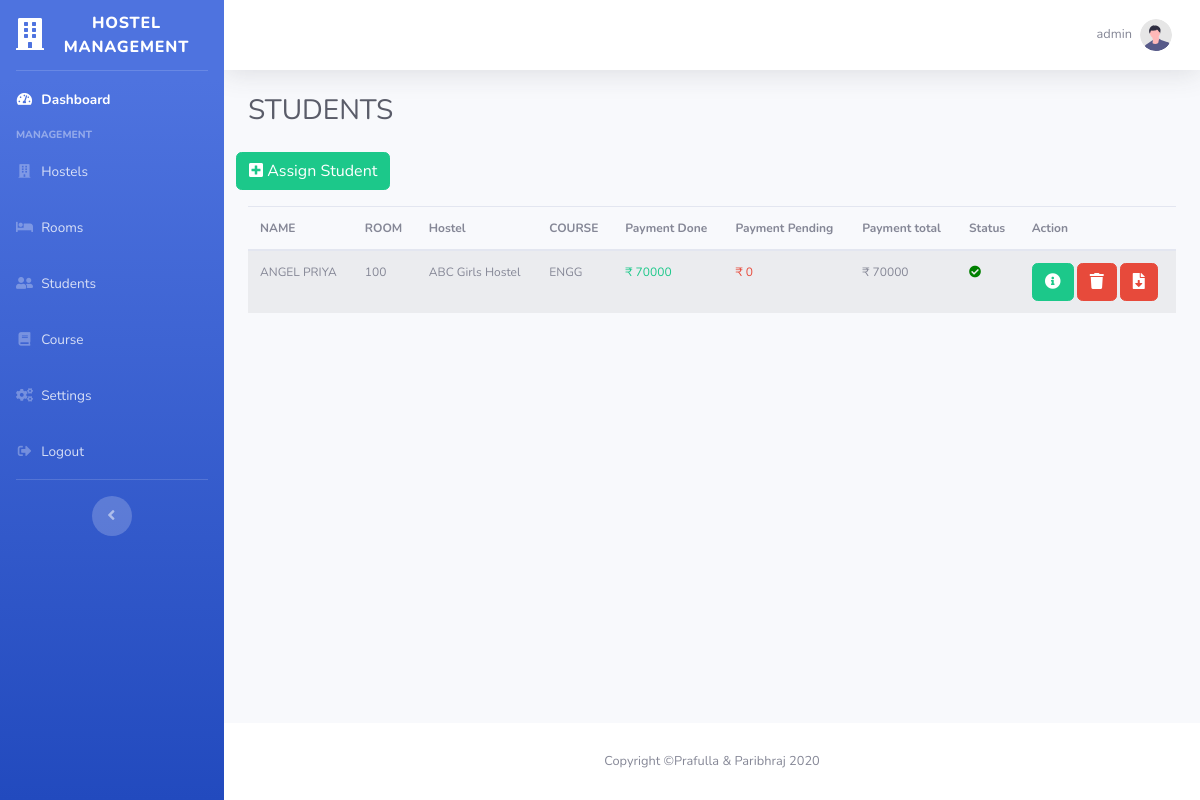
Before: /students.php (signed in) with the older database file.
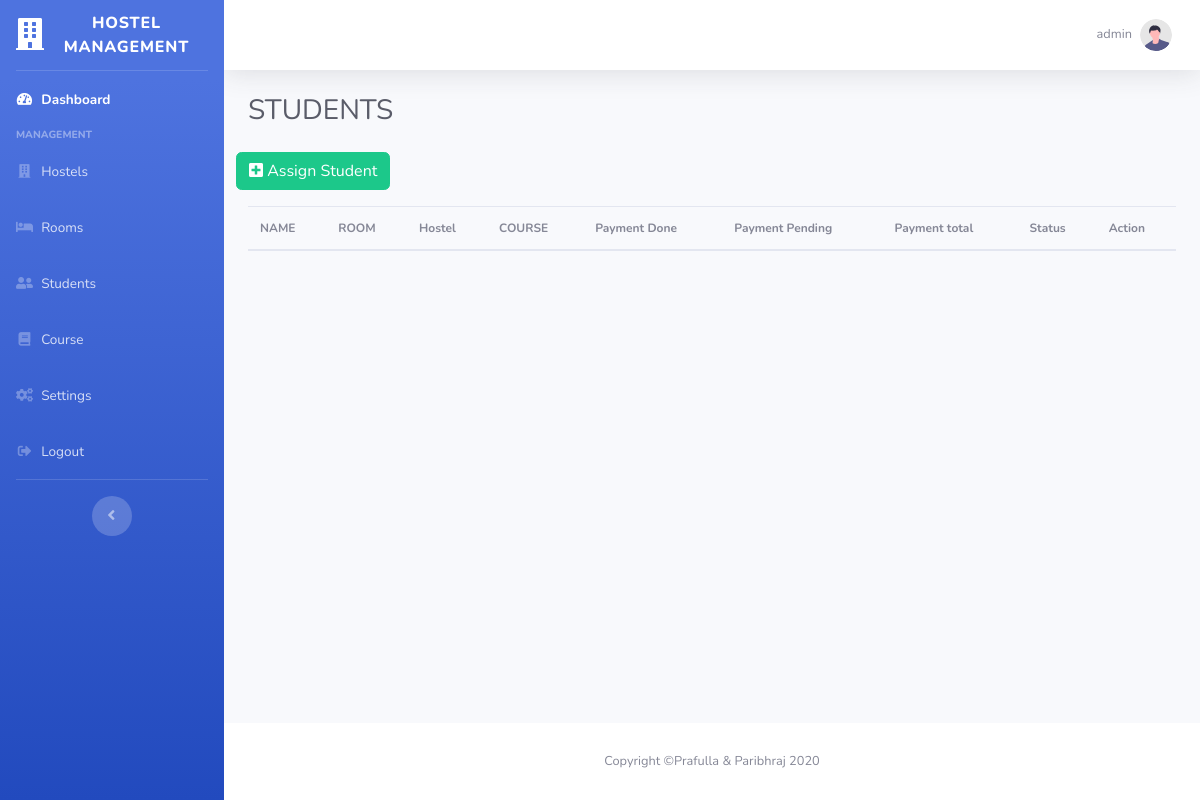
After: the same page with the newer database file.
### tables this page shows
CREATE TABLE `student` (
  `sid` int(11) NOT NULL,
  `sname` varchar(255) NOT NULL,
  `phn` int(11) NOT NULL,
  `lgname` varchar(255) NOT NULL,
  `fname` varchar(255) NOT NULL,
  `addrs` varchar(255) NOT NULL,
  `gender` varchar(255) NOT NULL,
  `course` varchar(255) NOT NULL,
  `roll` int(11) NOT NULL,
  `hname` varchar(255) NOT NULL,
  `RoomTyp` varchar(255) NOT NULL,
  `RoomNo` int(11) NOT NULL,
  `Bfrm` date NOT NULL,
  `Bto` varchar(255) NOT NULL,
  `bmonth` int(11) NOT NULL,
  `TotalPayment` int(11) NOT NULL,
  `Paymentdone` int(11) NOT NULL,
  `Currentpayment` int(11) NOT NULL,
  `Cpaydate` date DEFAULT NULL,
  `Cpaytime` varchar(255) NOT NULL,
  `image` varchar(255) NOT NULL
);

### students.php (the view, shortened to what this page needs)
<?php
include('include/header.php');
?>
<div class="container-fluid">
    <div class="d-sm-flex align-items-center justify-content-between mb-4">
        <h1 class="h3 mb-0 text-gray-800">STUDENTS</h1>
    </div>
    <div class="row mb-3">
            <a href="room.php"  class="btn btn-success">
                <i class="fas fa-plus-square"></i>
                Assign Student</a>
    </div>
        <table class="table table-striped myTable"  width="100%" cellspacing="0" style="font-size: 12px;" >
            <thead>
                <tr>
                    <th scope="col">NAME</th>
                    <th scope="col">ROOM</th>
                    <th scope="col">Hostel</th>
                    <th scope="col">COURSE</th>
                    <th scope="col">Payment Done</th>
                    <th scope="col">Payment Pending</th>
                    <th scope="col">Payment total</th>
                    <th scope="col">Status</th>
                    <th scope="col">Action</th>
                </tr>
            </thead>
            <tbody>
            <?php
            $sql = "SELECT * FROM `student`";
            $data = $conn->query($sql);
            while($row= $data->fetch_assoc()){
            $paymentpendin = $row["TotalPayment"]-$row["Paymentdone"];
            echo '
            <tr>
            <td>'.$row["sname"].'</td>
            <td>'.$row["RoomNo"].'</td>
            <td name="hname">'.$row["hname"].'</td>
            <td>'.$row["course"].'</td>
            <td class="text-success">₹ '.$row["Paymentdone"].'</td>
            <td class="text-danger">₹ '.$paymentpendin.'</td>
            <td>₹ '.$row["TotalPayment"].'</td>
            <td>';
            if($row["Paymentdone"] == $row["TotalPayment"])
            {
                echo '<i class="fas fa-check-circle" style=" color: green;"></i>';
            }else if($row["Paymentdone"] < $row["TotalPayment"])
            {
                echo '<i class="fas fa-clock" style=" color: red;"></i>';
            }
            echo '</td>';
            if($row["Paymentdone"] == $row["TotalPayment"]){
                echo '
                <td>
                        <form action="studentdetails.php" method="post" class="d-inline">
                        <input type="hidden" name="id" value='.$row["sid"].'>
                        <button class="btn btn-success" type="submit" name="view">
                        <i class="fas fa-info-circle "></i>
                        </button>
                        </form>
                        <form action="" method="post" class="d-inline">
                            <input type="hidden" name="id" value='.$row["sid"].'>
                            <button class="btn btn-danger" name="delete" type="submit">
                            <i class="fas fa-trash"></i>
                            </button>
                        </form>
                        <form action="invoice.php" method="post" class="d-inline">
                        <input type="hidden" name="id" value='.$row["sid"].'>
                        <button class="btn btn-danger" type="submit" name="bill">
                        <i class="fas fa-file-download "></i>
                        </button>
                        </form>
                    </td>
                </tr>
                ';
            }
        };
            ?>
            </tbody>
        </table>
</div>
<?php include('include/footer.php') ?>

### include/header.php (shortened to what this page needs)
<!DOCTYPE html>
<html lang="en">
<head>
    <link href="vendor/fontawesome-free/css/all.min.css" rel="stylesheet" type="text/css">
    <link href="vendor/datatables/dataTables.bootstrap4.min.css" rel="stylesheet">
    <link href="css/sb-admin-2.min.css" rel="stylesheet">
    <link href="css/custom.css" rel="stylesheet">
</head>
<body id="page-top">
    <div id="wrapper">
        <ul class="navbar-nav bg-gradient-primary sidebar sidebar-dark accordion" id="accordionSidebar">
            <a class="sidebar-brand d-flex align-items-center justify-content-center" href="dashboard.php">
                <div class="sidebar-brand-icon ">
                    <i class="fas fa-building"></i>
                </div>
                <div class="sidebar-brand-text mx-3">Hostel Management</div>
            </a>
            <hr class="sidebar-divider my-0">
            <li class="nav-item active">
                <a class="nav-link  <?php if(PAGE == 'dashboard') { echo 'active'; } ?>" href="dashboard.php">
                    <i class="fas fa-fw fa-tachometer-alt"></i>
                    <span>Dashboard</span></a>
            </li>
            <div class="sidebar-heading">
                Management
            </div>
            <li class="nav-item">
                <a class="nav-link  <?php if(PAGE == 'hostel') { echo 'active'; } ?>" href="hostel.php">
                    <i class="fas fa-fw fa-building"></i>
                    <span>Hostels</span></a>
            </li>
            <li class="nav-item">
                <a class="nav-link  <?php if(PAGE == 'room') { echo 'active'; } ?>" href="room.php">
                    <i class="fas fa-fw fa-bed"></i>
                    <span>Rooms</span></a>
            </li>
            <li class="nav-item">
                <a class="nav-link  <?php if(PAGE == 'student') { echo 'active'; } ?>" href="students.php">
                    <i class="fas fa-fw fa-user-friends"></i>
                    <span>Students</span></a>
            </li>
            <li class="nav-item">
                <a class="nav-link  <?php if(PAGE == 'course') { echo 'active'; } ?>" href="course.php">
                    <i class="fas fa-fw fa-book"></i>
                    <span>Course</span></a>
            </li>
            <li class="nav-item">
                <a class="nav-link  <?php if(PAGE == 'settings') { echo 'active'; } ?>" href="settings.php">
                    <i class="fas fa-fw fa-cogs"></i>
                    <span>Settings</span></a>
            </li>
            <li class="nav-item">
                <a class="nav-link  <?php if(PAGE == 'logout') { echo 'active'; } ?>" href="logout.php">
                    <i class="fas fa-fw fa-sign-out-alt"></i>
                    <span>Logout</span></a>
            </li>
            <hr class="sidebar-divider d-none d-md-block">
            <div class="text-center d-none d-md-inline">
                <button class="rounded-circle border-0" id="sidebarToggle"></button>
            </div>
        </ul>
        <div id="content-wrapper" class="d-flex flex-column">
            <div id="content">
                <nav class="navbar navbar-expand navbar-light bg-white topbar mb-4 static-top shadow">
                    <ul class="navbar-nav ml-auto">
                        <li class="nav-item dropdown no-arrow">
                            <a class="nav-link dropdown-toggle" href="#" id="userDropdown" role="button"
                                data-toggle="dropdown" aria-haspopup="true" aria-expanded="false">
                                <span class="mr-2 d-none d-lg-inline text-gray-600 small"><?php echo $_SESSION["username"]?></span>
                                <img class="img-profile rounded-circle"
                                    src="img/undraw_profile.svg">
                            </a>
                        </li>
                    </ul>
                </nav>

### include/footer.php (shortened to what this page needs)
</div>
<footer class="sticky-footer bg-white">
    <div class="container my-auto">
        <div class="copyright text-center my-auto">
            <span>Copyright &copy;Prafulla & Paribhraj 2020</span>
        </div>
    </div>
</footer>
</div>
</div>
</body>
</html>

Changed rows visible on the page:
removed student: sname "ANGEL PRIYA", RoomNo "100", hname "ABC Girls Hostel", course "ENGG", Paymentdone "70000", paymentpendin "0", TotalPayment "70000"
